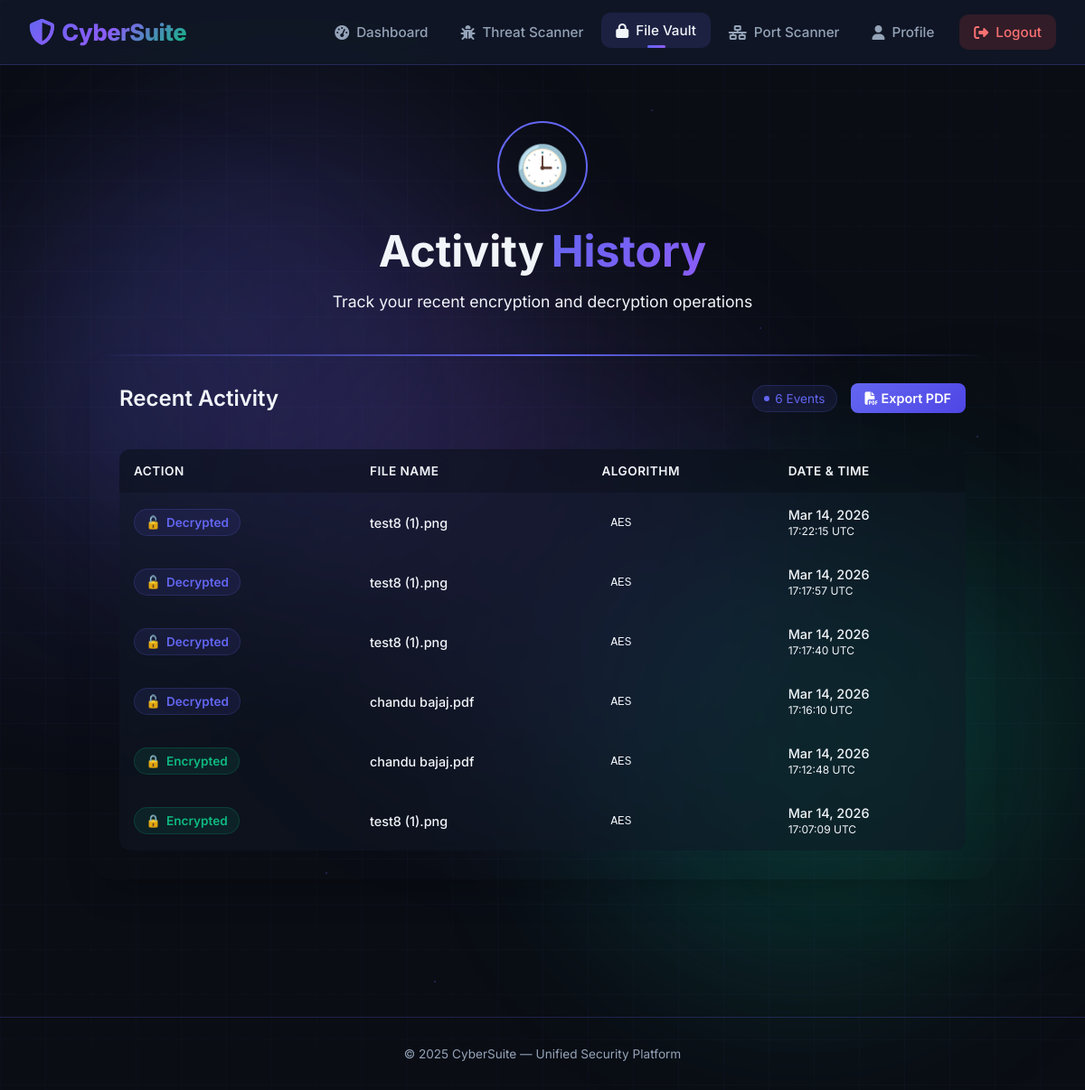
Screenshot of /crypto/history (signed in) with the database file from the repository.
### models/audit_log.py (models this page shows, shortened)
class AuditLog(db.Model):
    __tablename__ = 'audit_logs'
    id                 = db.Column(db.Integer, primary_key=True)
    user_id            = db.Column(db.Integer, db.ForeignKey('users.id'), nullable=False)
    action             = db.Column(db.String(50), nullable=False)
    file_id            = db.Column(db.Integer, db.ForeignKey('files.id'), nullable=True)
    algorithm_used     = db.Column(db.String(50))
    ip_address         = db.Column(db.String(45))
    timestamp          = db.Column(db.DateTime, default=datetime.utcnow)
    previous_log_hash  = db.Column(db.String(64))
    current_log_hash   = db.Column(db.String(64))

### models/file.py (models this page shows, shortened)
class FileMetadata(db.Model):
    __tablename__ = 'files'
    id                   = db.Column(db.Integer, primary_key=True)
    user_id              = db.Column(db.Integer, db.ForeignKey('users.id'), nullable=False)
    original_filename    = db.Column(db.String(255), nullable=False)
    encrypted_filename   = db.Column(db.String(255), unique=True, nullable=False)
    file_size            = db.Column(db.Integer)
    encryption_algorithm = db.Column(db.String(50), nullable=False)
    cipher_mode          = db.Column(db.String(20))
    key_size             = db.Column(db.Integer)
    iv_nonce             = db.Column(db.Text)
    salt                 = db.Column(db.String(64))
    tag                  = db.Column(db.String(64))
    decryption_key_salt  = db.Column(db.String(64))
    decryption_key_hash  = db.Column(db.String(128))
    stored_decryption_key = db.Column(db.String(255))
    hash_algorithm       = db.Column(db.String(20), default='SHA256')
    file_hash            = db.Column(db.String(128))
    is_encrypted         = db.Column(db.Boolean, default=True)
    created_at           = db.Column(db.DateTime, default=datetime.utcnow)
    last_downloaded      = db.Column(db.DateTime)

### blueprints/crypto/routes.py (the view)
@crypto_bp.route('/history')
@login_required
def history():
    logs = db.session.query(AuditLog, FileMetadata.original_filename)         .outerjoin(FileMetadata, AuditLog.file_id == FileMetadata.id)         .filter(AuditLog.user_id == current_user.id)         .order_by(AuditLog.timestamp.desc())         .all()
    return render_template('crypto/history.html', logs=logs)

### models/user.py (called while the page is built)
@login_manager.user_loader
def load_user(user_id):
    return User.query.get(int(user_id))

### templates/crypto/history.html (shortened to what this page needs)
{% extends "base.html" %}
{% block content %}
<div class="history-page">
    <div class="history-particles"></div>
    <div class="history-wrapper">
        <div class="page-header" data-animate="fade-down">
            <div class="header-icon-group">
                <div class="header-icon">
                    <span class="icon-clock">🕒</span>
                </div>
                <div class="icon-ring"></div>
            </div>
            <h1 class="page-title">
                <span class="title-word">Activity</span>
                <span class="title-word accent">History</span>
            </h1>
            <p class="page-subtitle">Track your recent encryption and decryption operations</p>
        </div>
        <div class="history-card" data-animate="fade-up">
            <div class="card-shine"></div>
            <div class="card-header">
                <h2>Recent Activity</h2>
                <div style="display: flex; gap: 15px; align-items: center;">
                    <div class="header-badge">
                        <span class="badge-dot"></span>
                        <span class="badge-text" id="logCount">{{ logs|length }} Events</span>
                    </div>
                    {% if logs %}
                    <a href="{{ url_for('crypto.export_history') }}" class="btn-primary" style="padding: 8px 16px; font-size: 0.9rem;" title="Download Activity History as PDF">
                        <i class="fas fa-file-pdf"></i> Export PDF
                    </a>
                    {% endif %}
                </div>
            </div>
            {% if logs %}
            <div class="table-container">
                <table class="history-table">
                    <thead>
                        <tr>
                            <th>Action</th>
                            <th>File Name</th>
                            <th>Algorithm</th>
                            <th>Date & Time</th>
                        </tr>
                    </thead>
                    <tbody>
                        {% for log, filename in logs %}
                        <tr class="log-row">
                            <td>
                                {% if log.action == 'ENCRYPT' %}
                                <div class="action-badge encrypt-badge">
                                    <span class="action-icon">🔒</span>
                                    <span>Encrypted</span>
                                </div>
                                {% elif log.action == 'DECRYPT' %}
                                <div class="action-badge decrypt-badge">
                                    <span class="action-icon">🔓</span>
                                    <span>Decrypted</span>
                                </div>
                                {% else %}
                                <div class="action-badge neutral-badge">
                                    <span class="action-icon">⚡</span>
                                    <span>{{ log.action }}</span>
                                </div>
                                {% endif %}
                            </td>
                            <td>
                                <div class="file-name" title="{{ filename or 'Unknown File (Deleted)' }}">
                                    {{ (filename or 'Unknown File (Deleted)')|truncate(35) }}
                                </div>
                            </td>
                            <td>
                                <div class="algorithm-chip">
                                    {{ log.algorithm_used or 'Unknown' }}
                                </div>
                            </td>
                            <td>
                                <div class="timestamp">
                                    <div class="time-date">{{ log.timestamp.strftime('%b %d, %Y') }}</div>
                                    <div class="time-time">{{ log.timestamp.strftime('%H:%M:%S') }} UTC</div>
                                </div>
                            </td>
                        </tr>
                        {% endfor %}
                    </tbody>
                </table>
            </div>
            {% endif %}
        </div>
    </div>
</div>
{% endblock %}

### templates/base.html (shortened to what this page needs)
<!DOCTYPE html>
<html lang="en">
<head>
  <link rel="stylesheet" href="https://cdnjs.cloudflare.com/ajax/libs/font-awesome/6.5.0/css/all.min.css" />
</head>
{% set is_auth_page = request.endpoint in ['auth.login', 'auth.register'] %}
<body class="{% if is_auth_page %}auth-page{% endif %}">
  {% if not is_auth_page %}
  <div class="animated-bg">
    <div class="gradient-orb orb-1"></div>
    <div class="gradient-orb orb-2"></div>
    <div class="gradient-orb orb-3"></div>
    <div class="grid-bg"></div>
    <div class="particle"></div>
    <div class="particle"></div>
    <div class="particle"></div>
    <div class="particle"></div>
    <div class="particle"></div>
    <div class="particle"></div>
    <div class="particle"></div>
    <div class="particle"></div>
  </div>
  {% endif %}
  {% if current_user.is_authenticated %}
  <nav>
    <a href="{{ url_for('index') }}" class="nav-brand">
      <i class="fas fa-shield-halved"></i> CyberSuite
    </a>
    <div class="nav-links">
      <a href="{{ url_for('dashboard') }}" {% if request.endpoint == 'dashboard' %}class="active"{% endif %}>
        <i class="fas fa-gauge-high"></i><span>Dashboard</span>
      </a>
      <a href="{{ url_for('phishing.index') }}" {% if request.blueprint == 'phishing' %}class="active"{% endif %}>
        <i class="fas fa-bug"></i><span>Threat Scanner</span>
      </a>
      <a href="{{ url_for('crypto.vault_home') }}" {% if request.blueprint == 'crypto' %}class="active"{% endif %}>
        <i class="fas fa-lock"></i><span>File Vault</span>
      </a>
      <a href="{{ url_for('scanner.dashboard') }}" {% if request.blueprint == 'scanner' %}class="active"{% endif %}>
        <i class="fas fa-network-wired"></i><span>Port Scanner</span>
      </a>
      <a href="{{ url_for('profile') }}" {% if request.endpoint == 'profile' %}class="active"{% endif %}>
        <i class="fas fa-user"></i><span>Profile</span>
      </a>
      <a href="{{ url_for('auth.logout') }}" class="btn-logout">
        <i class="fas fa-right-from-bracket"></i><span>Logout</span>
      </a>
    </div>
  </nav>
  {% endif %}
  <main>
    {% block content %}{% endblock %}
  </main>
  <footer>
    &copy; 2025 CyberSuite &mdash; Unified Security Platform
  </footer>
</body>
</html>

### rows the page displays
AuditLog: action "Decrypted", algorithm_used "AES", timestamp "Mar 14, 2026", timestamp "17:22:15"
FileMetadata: original_filename "test8 (1).png"
AuditLog: action "Decrypted", algorithm_used "AES", timestamp "Mar 14, 2026", timestamp "17:17:57"
AuditLog: action "Decrypted", algorithm_used "AES", timestamp "Mar 14, 2026", timestamp "17:17:40"
AuditLog: action "Decrypted", algorithm_used "AES", timestamp "Mar 14, 2026", timestamp "17:16:10"
FileMetadata: original_filename "chandu bajaj.pdf"
AuditLog: action "Encrypted", algorithm_used "AES", timestamp "Mar 14, 2026", timestamp "17:12:48"
AuditLog: action "Encrypted", algorithm_used "AES", timestamp "Mar 14, 2026", timestamp "17:07:09"

### other values shown
{{ logs|length }} "6"
